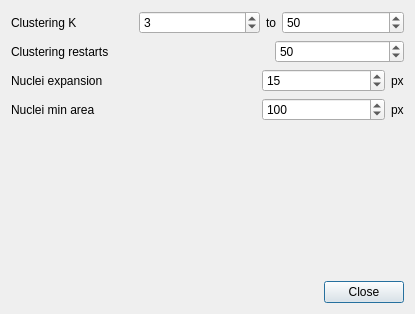
<?xml version="1.0" encoding="UTF-8"?>
<ui version="4.0">
 <class>AnalysisDialog</class>
 <widget class="QDialog" name="AnalysisDialog">
  <property name="geometry">
   <rect>
    <x>0</x>
    <y>0</y>
    <width>415</width>
    <height>314</height>
   </rect>
  </property>
  <property name="windowTitle">
   <string>Analysis options</string>
  </property>
  <layout class="QVBoxLayout" name="verticalLayout">
   <item>
    <layout class="QHBoxLayout" name="horizontalLayout_6" stretch="1,1,0,1">
     <item>
      <widget class="QLabel" name="label_2">
       <property name="text">
        <string>Clustering K</string>
       </property>
      </widget>
     </item>
     <item>
      <widget class="QSpinBox" name="clusterMinK">
       <property name="minimum">
        <number>1</number>
       </property>
       <property name="stepType">
        <enum>QAbstractSpinBox::AdaptiveDecimalStepType</enum>
       </property>
       <property name="value">
        <number>3</number>
       </property>
      </widget>
     </item>
     <item>
      <widget class="QLabel" name="label_10">
       <property name="text">
        <string>to</string>
       </property>
      </widget>
     </item>
     <item>
      <widget class="QSpinBox" name="clusterMaxK">
       <property name="minimum">
        <number>1</number>
       </property>
       <property name="maximum">
        <number>999</number>
       </property>
       <property name="stepType">
        <enum>QAbstractSpinBox::AdaptiveDecimalStepType</enum>
       </property>
       <property name="value">
        <number>50</number>
       </property>
      </widget>
     </item>
    </layout>
   </item>
   <item>
    <layout class="QHBoxLayout" name="horizontalLayout" stretch="2,1">
     <item>
      <widget class="QLabel" name="label">
       <property name="text">
        <string>Clustering restarts</string>
       </property>
      </widget>
     </item>
     <item>
      <widget class="QSpinBox" name="clusterNInit">
       <property name="minimum">
        <number>1</number>
       </property>
       <property name="maximum">
        <number>999</number>
       </property>
       <property name="stepType">
        <enum>QAbstractSpinBox::AdaptiveDecimalStepType</enum>
       </property>
       <property name="value">
        <number>50</number>
       </property>
      </widget>
     </item>
    </layout>
   </item>
   <item>
    <layout class="QGridLayout" name="gridLayout" columnstretch="2,1,0">
     <item row="0" column="0">
      <widget class="QLabel" name="label_3">
       <property name="text">
        <string>Nuclei expansion</string>
       </property>
      </widget>
     </item>
     <item row="0" column="2">
      <widget class="QLabel" name="label_4">
       <property name="text">
        <string>px</string>
       </property>
      </widget>
     </item>
     <item row="0" column="1">
      <widget class="QSpinBox" name="nucleiExpansion">
       <property name="minimum">
        <number>1</number>
       </property>
       <property name="maximum">
        <number>999</number>
       </property>
       <property name="stepType">
        <enum>QAbstractSpinBox::AdaptiveDecimalStepType</enum>
       </property>
       <property name="value">
        <number>15</number>
       </property>
      </widget>
     </item>
     <item row="1" column="0">
      <widget class="QLabel" name="label_5">
       <property name="text">
        <string>Nuclei min area</string>
       </property>
      </widget>
     </item>
     <item row="1" column="1">
      <widget class="QSpinBox" name="nucleiMinArea">
       <property name="minimum">
        <number>1</number>
       </property>
       <property name="maximum">
        <number>999</number>
       </property>
       <property name="stepType">
        <enum>QAbstractSpinBox::AdaptiveDecimalStepType</enum>
       </property>
       <property name="value">
        <number>100</number>
       </property>
      </widget>
     </item>
     <item row="1" column="2">
      <widget class="QLabel" name="label_6">
       <property name="text">
        <string>px</string>
       </property>
      </widget>
     </item>
    </layout>
   </item>
   <item>
    <spacer name="verticalSpacer">
     <property name="orientation">
      <enum>Qt::Vertical</enum>
     </property>
     <property name="sizeHint" stdset="0">
      <size>
       <width>20</width>
       <height>40</height>
      </size>
     </property>
    </spacer>
   </item>
   <item>
    <widget class="QDialogButtonBox" name="buttonBox">
     <property name="orientation">
      <enum>Qt::Horizontal</enum>
     </property>
     <property name="standardButtons">
      <set>QDialogButtonBox::Close</set>
     </property>
    </widget>
   </item>
  </layout>
 </widget>
 <resources/>
 <connections>
  <connection>
   <sender>buttonBox</sender>
   <signal>accepted()</signal>
   <receiver>AnalysisDialog</receiver>
   <slot>accept()</slot>
   <hints>
    <hint type="sourcelabel">
     <x>248</x>
     <y>254</y>
    </hint>
    <hint type="destinationlabel">
     <x>157</x>
     <y>274</y>
    </hint>
   </hints>
  </connection>
  <connection>
   <sender>buttonBox</sender>
   <signal>rejected()</signal>
   <receiver>AnalysisDialog</receiver>
   <slot>reject()</slot>
   <hints>
    <hint type="sourcelabel">
     <x>316</x>
     <y>260</y>
    </hint>
    <hint type="destinationlabel">
     <x>286</x>
     <y>274</y>
    </hint>
   </hints>
  </connection>
 </connections>
</ui>
